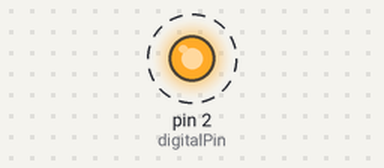
Bench run of a sketch on a simulated Arduino Uno, built with avr-gcc and run on an emulated ATmega328P. Shown: output pins drawn as LEDs (lit = HIGH). Dashed ring = blinking. At 7.5 s the program stops and its outputs stay as they are.

Above: at 0.2 s.
Timing chart, 0 to 3.5 s (numbered marks = the images above):
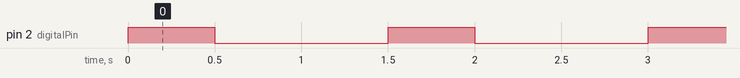

The sketch:

calibrate_sketch.ino
```cpp
/*
  Calibration procedure

  Valve outputs should be connected to ports 2-5 of the Arduino board

  */

int digitalPin = 2;    // pin to calibrate
int openTime = 500;    // time to leave valve open in ms
int iti = 1000;         // iti in ms
int trials = 5;        // number of trials

void setup() {
  //start serial connection
  Serial.begin(9600);
  //configure pin2 and pin3 as outputs
   pinMode(digitalPin, OUTPUT);

}

void loop() {

     for (int trial = 1; trial < trials + 1; trial ++) {
       digitalWrite(digitalPin, HIGH);
       delay(openTime);
       digitalWrite(digitalPin, LOW);
       delay(iti);
  }

  while(1) {
  }

 }
```

Measured:
- by itself, pin 2 (digitalPin): alternates HIGH for 0.50 s and LOW for 1.0 s, 10 changes in all, then stays LOW
